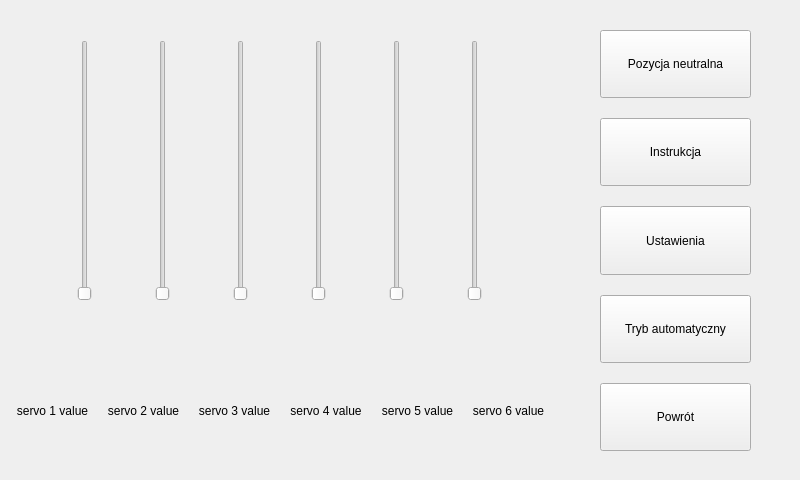
<?xml version="1.0" encoding="UTF-8"?>
<ui version="4.0">
 <class>manual_control_screen</class>
 <widget class="QMainWindow" name="manual_control_screen">
  <property name="geometry">
   <rect>
    <x>0</x>
    <y>0</y>
    <width>800</width>
    <height>480</height>
   </rect>
  </property>
  <property name="windowTitle">
   <string>MainWindow</string>
  </property>
  <widget class="QWidget" name="centralwidget">
   <property name="sizePolicy">
    <sizepolicy hsizetype="Expanding" vsizetype="Expanding">
     <horstretch>0</horstretch>
     <verstretch>0</verstretch>
    </sizepolicy>
   </property>
   <widget class="QWidget" name="horizontalLayoutWidget">
    <property name="geometry">
     <rect>
      <x>10</x>
      <y>10</y>
      <width>541</width>
      <height>321</height>
     </rect>
    </property>
    <layout class="QHBoxLayout" name="horizontalLayout" stretch="10,10,10,10,10,10">
     <property name="sizeConstraint">
      <enum>QLayout::SetDefaultConstraint</enum>
     </property>
     <property name="leftMargin">
      <number>10</number>
     </property>
     <property name="topMargin">
      <number>30</number>
     </property>
     <property name="rightMargin">
      <number>10</number>
     </property>
     <property name="bottomMargin">
      <number>30</number>
     </property>
     <item>
      <widget class="QSlider" name="servo1_slider">
       <property name="sizePolicy">
        <sizepolicy hsizetype="Maximum" vsizetype="Expanding">
         <horstretch>0</horstretch>
         <verstretch>0</verstretch>
        </sizepolicy>
       </property>
       <property name="orientation">
        <enum>Qt::Vertical</enum>
       </property>
      </widget>
     </item>
     <item>
      <widget class="QSlider" name="servo2_slider">
       <property name="sizePolicy">
        <sizepolicy hsizetype="Maximum" vsizetype="Expanding">
         <horstretch>0</horstretch>
         <verstretch>0</verstretch>
        </sizepolicy>
       </property>
       <property name="orientation">
        <enum>Qt::Vertical</enum>
       </property>
      </widget>
     </item>
     <item>
      <widget class="QSlider" name="servo3_slider">
       <property name="sizePolicy">
        <sizepolicy hsizetype="Maximum" vsizetype="Expanding">
         <horstretch>0</horstretch>
         <verstretch>0</verstretch>
        </sizepolicy>
       </property>
       <property name="orientation">
        <enum>Qt::Vertical</enum>
       </property>
      </widget>
     </item>
     <item>
      <widget class="QSlider" name="servo4_slider">
       <property name="sizePolicy">
        <sizepolicy hsizetype="Maximum" vsizetype="Expanding">
         <horstretch>0</horstretch>
         <verstretch>0</verstretch>
        </sizepolicy>
       </property>
       <property name="orientation">
        <enum>Qt::Vertical</enum>
       </property>
      </widget>
     </item>
     <item>
      <widget class="QSlider" name="servo5_slider">
       <property name="sizePolicy">
        <sizepolicy hsizetype="Maximum" vsizetype="Expanding">
         <horstretch>0</horstretch>
         <verstretch>0</verstretch>
        </sizepolicy>
       </property>
       <property name="orientation">
        <enum>Qt::Vertical</enum>
       </property>
      </widget>
     </item>
     <item>
      <widget class="QSlider" name="servo6_slider">
       <property name="sizePolicy">
        <sizepolicy hsizetype="Maximum" vsizetype="Expanding">
         <horstretch>0</horstretch>
         <verstretch>0</verstretch>
        </sizepolicy>
       </property>
       <property name="orientation">
        <enum>Qt::Vertical</enum>
       </property>
      </widget>
     </item>
    </layout>
   </widget>
   <widget class="QWidget" name="verticalLayoutWidget">
    <property name="geometry">
     <rect>
      <x>570</x>
      <y>10</y>
      <width>211</width>
      <height>461</height>
     </rect>
    </property>
    <layout class="QVBoxLayout" name="buttons_layout" stretch="10,10,10,10,10">
     <property name="spacing">
      <number>20</number>
     </property>
     <property name="leftMargin">
      <number>30</number>
     </property>
     <property name="topMargin">
      <number>20</number>
     </property>
     <property name="rightMargin">
      <number>30</number>
     </property>
     <property name="bottomMargin">
      <number>20</number>
     </property>
     <item>
      <widget class="QPushButton" name="btn_instructions">
       <property name="sizePolicy">
        <sizepolicy hsizetype="Minimum" vsizetype="Minimum">
         <horstretch>200</horstretch>
         <verstretch>0</verstretch>
        </sizepolicy>
       </property>
       <property name="text">
        <string>Pozycja neutralna</string>
       </property>
      </widget>
     </item>
     <item>
      <widget class="QPushButton" name="bt_instructions">
       <property name="sizePolicy">
        <sizepolicy hsizetype="Minimum" vsizetype="Minimum">
         <horstretch>200</horstretch>
         <verstretch>0</verstretch>
        </sizepolicy>
       </property>
       <property name="text">
        <string>Instrukcja</string>
       </property>
      </widget>
     </item>
     <item>
      <widget class="QPushButton" name="btn_settings">
       <property name="sizePolicy">
        <sizepolicy hsizetype="Minimum" vsizetype="Minimum">
         <horstretch>200</horstretch>
         <verstretch>0</verstretch>
        </sizepolicy>
       </property>
       <property name="text">
        <string>Ustawienia</string>
       </property>
      </widget>
     </item>
     <item>
      <widget class="QPushButton" name="btn_auto_mode">
       <property name="sizePolicy">
        <sizepolicy hsizetype="Minimum" vsizetype="Minimum">
         <horstretch>200</horstretch>
         <verstretch>0</verstretch>
        </sizepolicy>
       </property>
       <property name="text">
        <string>Tryb automatyczny</string>
       </property>
      </widget>
     </item>
     <item>
      <widget class="QPushButton" name="btn_back">
       <property name="sizePolicy">
        <sizepolicy hsizetype="Minimum" vsizetype="Minimum">
         <horstretch>200</horstretch>
         <verstretch>0</verstretch>
        </sizepolicy>
       </property>
       <property name="text">
        <string>Powrót</string>
       </property>
      </widget>
     </item>
    </layout>
   </widget>
   <widget class="QWidget" name="horizontalLayoutWidget_2">
    <property name="geometry">
     <rect>
      <x>10</x>
      <y>350</y>
      <width>541</width>
      <height>121</height>
     </rect>
    </property>
    <layout class="QHBoxLayout" name="texts_layout">
     <item>
      <widget class="QLabel" name="servo1_label">
       <property name="text">
        <string>servo 1 value</string>
       </property>
       <property name="alignment">
        <set>Qt::AlignCenter</set>
       </property>
      </widget>
     </item>
     <item>
      <widget class="QLabel" name="servo2_label">
       <property name="text">
        <string>servo 2 value</string>
       </property>
       <property name="alignment">
        <set>Qt::AlignCenter</set>
       </property>
      </widget>
     </item>
     <item>
      <widget class="QLabel" name="servo3_label">
       <property name="text">
        <string>servo 3 value</string>
       </property>
       <property name="alignment">
        <set>Qt::AlignCenter</set>
       </property>
      </widget>
     </item>
     <item>
      <widget class="QLabel" name="servo4_label">
       <property name="text">
        <string>servo 4 value</string>
       </property>
       <property name="alignment">
        <set>Qt::AlignCenter</set>
       </property>
      </widget>
     </item>
     <item>
      <widget class="QLabel" name="servo5_label">
       <property name="text">
        <string>servo 5 value</string>
       </property>
       <property name="alignment">
        <set>Qt::AlignCenter</set>
       </property>
      </widget>
     </item>
     <item>
      <widget class="QLabel" name="servo6_label">
       <property name="text">
        <string>servo 6 value</string>
       </property>
       <property name="alignment">
        <set>Qt::AlignCenter</set>
       </property>
      </widget>
     </item>
    </layout>
   </widget>
  </widget>
 </widget>
 <resources/>
 <connections/>
</ui>
